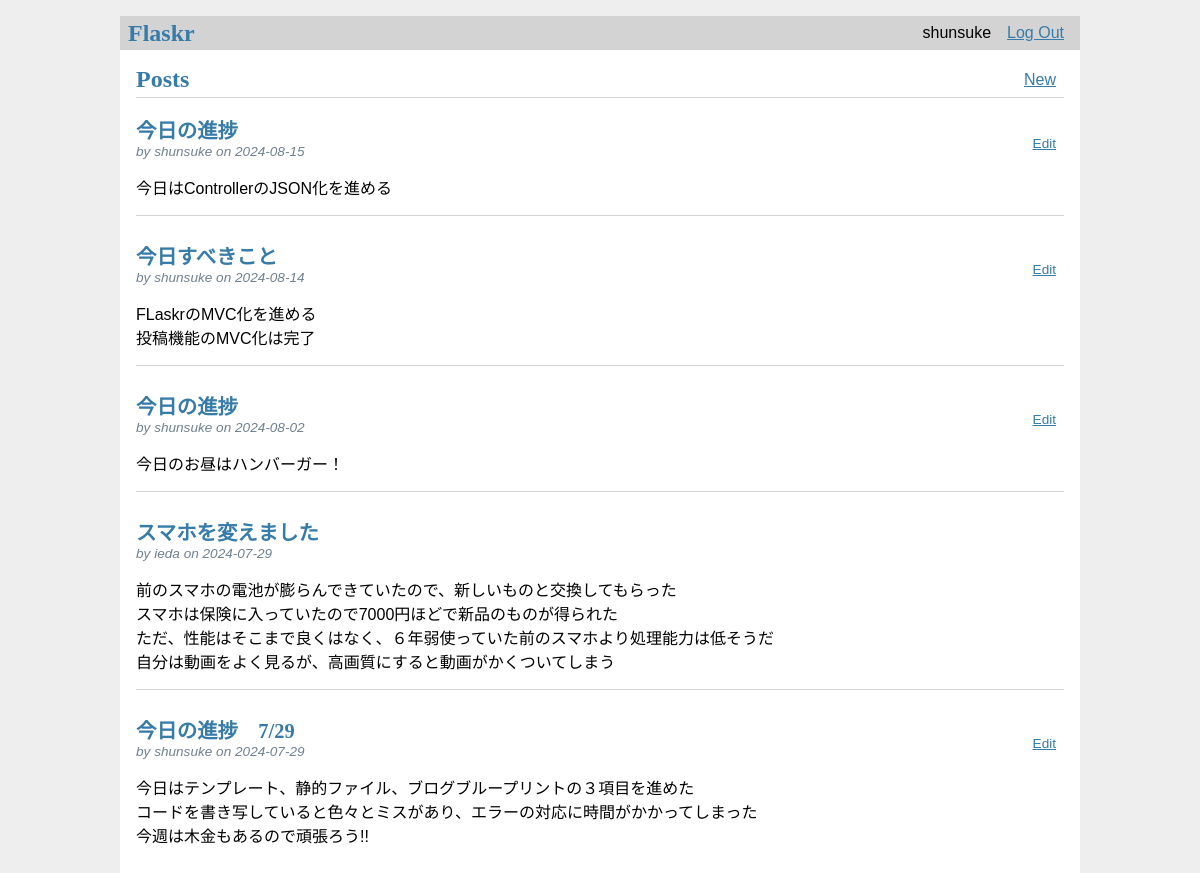
Screenshot of / (signed in) with the database file from the repository.
### tables this page shows
CREATE TABLE user(
    id INTEGER PRIMARY KEY AUTOINCREMENT,   /*IDは整数のインクリメント*/
    username TEXT UNIQUE NOT NULL,  /*usernameはテキストで一意に定まり、Nullはダメ*/
    password TEXT NOT NULL  /*passwordもテキストで、Nullはダメ*/
);

CREATE TABLE post(
    id INTEGER PRIMARY KEY AUTOINCREMENT,   /*ポストのIDは整数のインクリメント*/
    author_id INTEGER NOT NULL, /*ポスト投稿者のID*/
    created TIMESTAMP NOT NULL DEFAULT CURRENT_TIMESTAMP,
    title TEXT NOT NULL,
    body TEXT NOT NULL,
    FOREIGN KEY (author_id) REFERENCES user (id)
);

### flaskr/blog.py (the view)
@bp.route('/')
def index():
    posts = Post.index()
    return render_template('blog/index.html', posts=posts)

### flaskr/auth.py (called while the page is built)
@bp.before_app_request
def load_logged_in_user():
    user_id = session.get('user_id')
    g.user = User.load_logged_in_user(user_id)

### flaskr/db.py (called while the page is built)
def get_db():
    if 'db' not in g:
        g.db = sqlite3.connect( #DATABASE構成キーが指すファイルへの接続を行う
            current_app.config['DATABASE'],
            detect_types = sqlite3.PARSE_DECLTYPES
        )
        g.db.row_factory = sqlite3.Row
    return g.db

### flaskr/models/post.py (called while the page is built)
    @classmethod #全ての投稿の情報を取得して返す
    def index(cls):
        db = get_db()
        posts = db.execute(
            'SELECT p.id, title, body, created, author_id, username'
            #postテーブルpとuserテーブルuから、pの投稿者IDとuのIDを一致させる
            ' FROM post p JOIN user u ON p.author_id = u.id'
            #作成日時(created)で降順に並び替え、最新が一番上に来る
            ' ORDER BY created DESC'
        ).fetchall()#クエリの結果を全て取得
        return posts

### flaskr/models/user.py (called while the page is built)
    @classmethod #ユーザがログインしているかどうかを確認し、ユーザ情報を取得
    def load_logged_in_user(cls,user_id):
        if user_id is None:
            user = None
        else:
            user = get_db().execute(
                'SELECT * FROM user WHERE id = ?', (user_id,)
            ).fetchone()
        ins = user
        return ins

### flaskr/templates/blog/index.html
{% extends 'base.html' %}
{% block header %}
  <h1>{% block title %}Posts{% endblock %}</h1>
  {% if g.user %}
    <a class="action" href="{{ url_for('blog.create') }}">New</a>
  {% endif %}
{% endblock %}
{% block content %}
  {% for post in posts %}
    <article class="post">
      <header>
        <div>
          <h1>{{ post['title'] }}</h1>
          <div class="about">by {{ post['username'] }} on {{ post['created'].strftime('%Y-%m-%d') }}</div>
        </div>
        {% if g.user['id'] == post['author_id'] %}
          <a class="action" href="{{ url_for('blog.update', id=post['id']) }}">Edit</a>
        {% endif %}
      </header>
      <p class="body">{{ post['body'] }}</p>
    </article>
    {% if not loop.last %}
      <hr>
    {% endif %}
  {% endfor %}
{% endblock %}

### flaskr/templates/base.html (shortened to what this page needs)
<!doctype html>
<link rel="stylesheet" href="{{ url_for('static', filename='style.css') }}">
<nav>
  <h1>Flaskr</h1>
  <ul>
    {% if g.user %}
      <li><span>{{ g.user['username'] }}</span>
      <li><a href="{{ url_for('auth.logout') }}">Log Out</a>
    {% else %}
      <li><a href="{{ url_for('auth.register') }}">Register</a>
      <li><a href="{{ url_for('auth.login') }}">Log In</a>
    {% endif %}
  </ul>
</nav>
<section class="content">
  <header>
    {% block header %}{% endblock %}
  </header>
  {% block content %}{% endblock %}
</section>

### flaskr/static/style.css (style rules this page uses)
h1 { font-family: serif; color: #377ba8; margin: 1rem 0; }
a { color: #377ba8; }
hr { border: none; border-top: 1px solid lightgray; }
nav { background: lightgray; display: flex; align-items: center; padding: 0 0.5rem; }
nav h1 { flex: auto; margin: 0; }
nav ul { display: flex; list-style: none; margin: 0; padding: 0; }
nav ul li a, nav ul li span, header .action { display: block; padding: 0.5rem; }
.content { padding: 0 1rem 1rem; }
.content > header { border-bottom: 1px solid lightgray; display: flex; align-items: flex-end; }
.content > header h1 { flex: auto; margin: 1rem 0 0.25rem 0; }
.post > header { display: flex; align-items: flex-end; font-size: 0.85em; }
.post > header > div:first-of-type { flex: auto; }
.post > header h1 { font-size: 1.5em; margin-bottom: 0; }
.post .about { color: slategray; font-style: italic; }
.post .body { white-space: pre-line; }
.content:last-child { margin-bottom: 0; }

### rows the page displays
user: user.username "shunsuke"
post: title "今日の進捗", username "shunsuke", created "2024-08-15", body "今日はControllerのJSON化を進める"
post: title "今日すべきこと", username "shunsuke", created "2024-08-14", body "FLaskrのMVC化を進める 投稿機能のMVC化は完了"
post: title "今日の進捗", username "shunsuke", created "2024-08-02", body "今日のお昼はハンバーガー！"
post: title "スマホを変えました", username "ieda", created "2024-07-29", body "前のスマホの電池が膨らんできていたので、新しいものと交換してもらった スマホは保険に入っていたので7000円ほどで新品のものが得られた ただ、性能はそこまで良くはなく、６年弱使っていた前のスマホより処理能力は低そうだ 自分は動画をよく見るが、高画質にすると動画がかくついてしまう"
post: title "今日の進捗 7/29", username "shunsuke", created "2024-07-29", body "今日はテンプレート、静的ファイル、ブログブループリントの３項目を進めた コードを書き写していると色々とミスがあり、エラーの対応に時間がかかってしまった 今週は木金もあるので頑張ろう!!"
